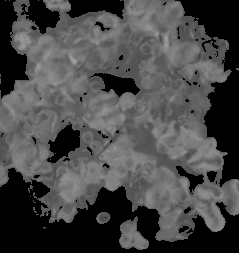
#> input picture imaging/img3.png, 239 x 253 px
$ python colormask_cut.py img3.png imgg.png
#> lines starting #> are read from the running program, lines starting #| are printed output that depends on the picture
# -*- coding: utf-8 -*-
import numpy as np
import cv2
from matplotlib import pyplot as plt
import sys
from sys import argv
import sqlite3
import subprocess

class QQ():
    def __init__(self):
        self.qtable = np.zeros((8,8))
        self.state = 0
        self.action = 0
        self.turn = 1
        self.trying = [0,0,0,0,0,0,0,0]


MIN_MATCH_COUNT = 10

#img1 = cv2.imread('./piNoir1.jpg')          # queryImage
#img2 = cv2.imread('./pi1.jpg') # trainImage

img1 = cv2.imread(sys.argv[1])          # noirImage
#> img1 is the input picture: shape (253, 239, 3); min 0, max 162, mean 71.9
img2 = cv2.imread(sys.argv[2]) # normalImage
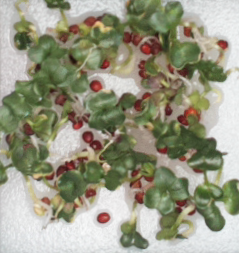
#> input picture imaging/imgg.png, 239 x 253 px
#> img2 is the input picture: shape (253, 239, 3); mean B, G, R 131.5, 152.4, 152.7


# dtype:uint8
# imwrite after imread is unchange
# cv2 object is (hight,width,color(BGR)),Pillow object is RGB
akaze = cv2.AKAZE_create()


# find the keypoints and descriptors with SIFT
kp1, des1 = akaze.detectAndCompute(img1,None)
#> kp1 = 118 keypoints; strongest (x, y, size): (180, 171, 8.1), (112, 186, 8.1), (185, 181, 5.7), (106, 166, 5.7)
kp2, des2 = akaze.detectAndCompute(img2,None)
#> kp2 = 331 keypoints; strongest (x, y, size): (86, 136, 8.1), (111, 186, 8.1), (95, 84, 8.1), (106, 166, 5.7)

bf = cv2.BFMatcher()
# 特徴量ベクトル同士をBrute-Force＆KNNでマッチング
matches = bf.knnMatch(des1, des2, k=2)
#> matches = 118 matches

# データを間引きする
ratio = 0.5
good = []
for m, n in matches:
    if m.distance < ratio * n.distance:
        good.append(m)
#> this loop made 118 passes
#> after the loop, good = []
#        good.append(m)

# 特徴量をマッチング状況に応じてソートする
good = sorted(matches, key = lambda x : x[1].distance)
#> good = 118 matches

src_pts = np.float32([ kp1[m[0].queryIdx].pt for m in good ]).reshape(-1,1,2)
#> src_pts = 118 rows, first 8: [209.1, 133.8], [111.4, 187], [30.45, 187.4], [205.9, 117], [196, 72.24], [157, 215.7], [43.62, 210.1], [207.5, 32.1]
dst_pts = np.float32([ kp2[m[0].trainIdx].pt for m in good ]).reshape(-1,1,2)
#> dst_pts = 118 rows, first 8: [61.11, 221.1], [61.11, 221.1], [71.55, 163.1], [61.11, 221.1], [66.96, 158.2], [61.82, 168.1], [201.6, 126.9], [53.66, 192.9]

M, mask = cv2.findHomography(src_pts, dst_pts, cv2.RANSAC,5.0)
#> M = [[-0.421, -0.037, 88.95], [-0.923, -0.077, 194.3], [-0.00474, -0.000396, 1]]; mask = 118 values, max 1 at index 11, min 0 at index 0, mean 0.0932
E = np.eye(3)
dst = cv2.warpPerspective(img1,M,(1640,1232))
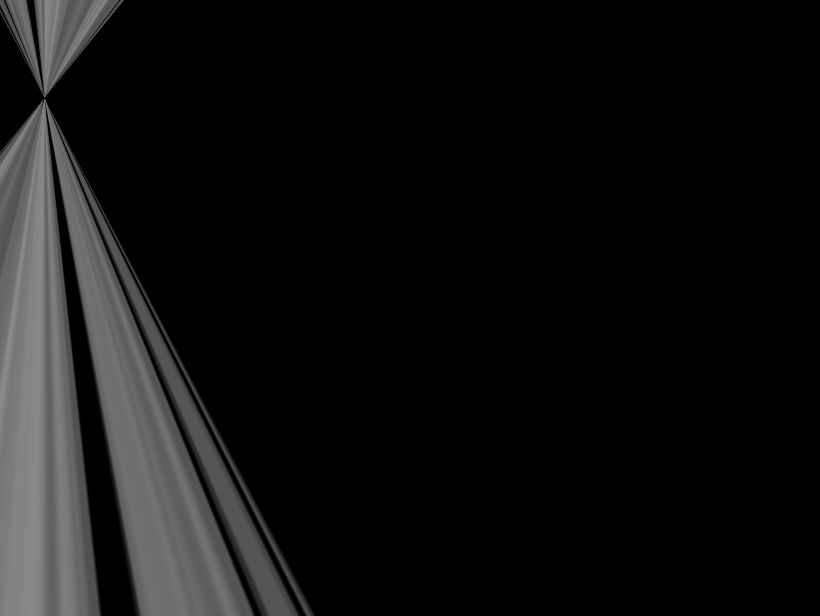
#> dst: shape (1232, 1640, 3) (shown at 1/2 size); min 0, max 140, mean 17.1

# 対応する特徴点同士を描画
img3 = cv2.drawMatchesKnn(img1, kp1, img2, kp2, good[:30], None, flags=2)
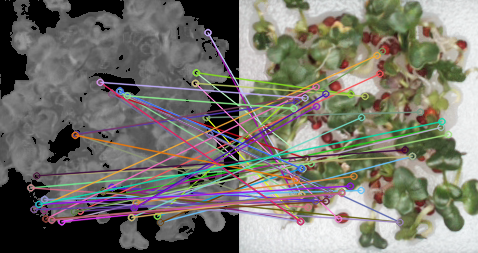
#> img3: shape (253, 478, 3); mean B, G, R 107.7, 115.4, 117.7

#cut       [hight(ue:shita)  , weight(hidari:migi)   ]
img2 = img2[667:915,735:980,:]
#> img2 = empty array
dst  =  dst[667:915,735:980,:]
#> dst: shape (248, 245, 3); every value is 0

# create empty array
#img3 = np.empty_like(img1)
img3 = np.zeros(img2.shape)
#> img3 = empty array


#color mask
bgrLower = np.array([0,0,0])
bgrUpper = np.array([150,200,150])
#> (the run stopped early here; a loop or call above may not have finished)
